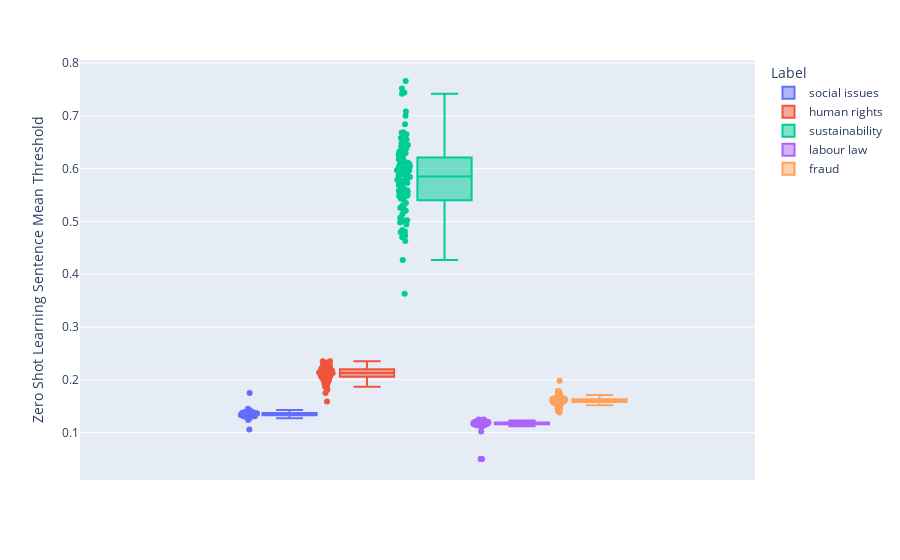

This figure's notebook cell:
### Code cell
fig = px.box(result_normal, y="Zero Shot Learning Sentence Mean Threshold", points="all", color = "Label", width=900)
# fig.update_layout(legend=dict(
#     yanchor="bottom",
#     y=1,
#     xanchor="left",
#     x=0.01
# ))

fig.show()
